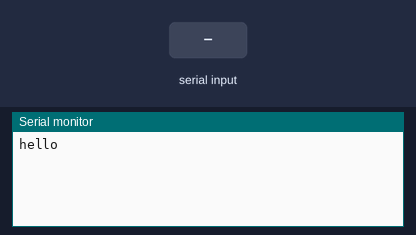
The sketch below on a simulated Arduino Mega 2560, built with avr-gcc and run on an emulated ATmega2560. On the bench: the last lines printed to the serial monitor. The test bench sets the inputs (shaded band).

Above: at 1.2 s.
1.3 s: "1" received over the second serial link
At 2.4 s:
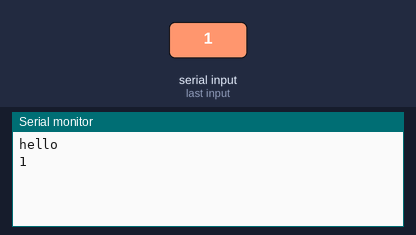
2.8 s: "0" received over the second serial link
At 3.5 s:
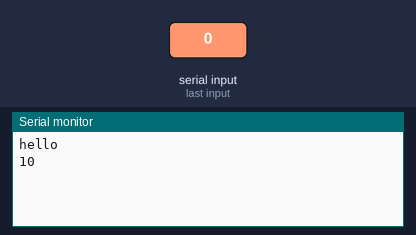

The sketch:

bluetooth_01.ino
```cpp
#include <SoftwareSerial.h>
 // Note:
 //  Not all pins on the Mega and Mega 2560 support change interrupts,
 //  so only the following can be used for RX:
 //  10, 11, 12, 13, 50, 51, 52, 53,
 //  A8(62), A9(63), A10(64), A11(65), A12(66), A13(67), A14(68), A15(69)
 int blueTx=13;
 int blueRx=12;

 SoftwareSerial mySerial(blueTx, blueRx);
 void setup() {
  // put your setup code here, to run once:
  Serial.begin(9600);
  mySerial.begin(9600);
  Serial.println("hello");
 }
 void loop() {
  // put your main code here, to run repeatedly:
  // Setup your serial monitor with "no line ending"
  // Please use following commands
  // AT  : checking the connection
  // AT+NAME[your bluetooth device name] :
  //                      setting up the name of your BLE device  e.g. AT+NAMEKBKIM
  // AT+PIN[pin number] : setting up the pin number of your BLE device   e.g. AT+PIN1234
   if(mySerial.available()){
    Serial.write(mySerial.read());
   }
   if(Serial.available()){
    mySerial.write(Serial.read());
    }
 }
```

Measured:
- after the input at 1.3 s, the serial monitor: prints a new line at once (image 1)
- after the input at 2.8 s, the serial monitor: prints a new line at once (image 2)
